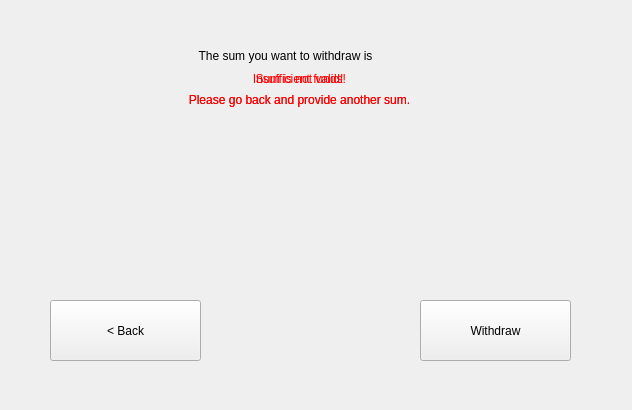
<?xml version="1.0" encoding="UTF-8"?>
<ui version="4.0">
 <class>WithdrawResultOk</class>
 <widget class="QWidget" name="WithdrawResultOk">
  <property name="geometry">
   <rect>
    <x>0</x>
    <y>0</y>
    <width>632</width>
    <height>410</height>
   </rect>
  </property>
  <property name="windowTitle">
   <string>Form</string>
  </property>
  <widget class="QLabel" name="label">
   <property name="geometry">
    <rect>
     <x>140</x>
     <y>40</y>
     <width>291</width>
     <height>31</height>
    </rect>
   </property>
   <property name="text">
    <string>The sum you want to withdraw is</string>
   </property>
   <property name="alignment">
    <set>Qt::AlignCenter</set>
   </property>
  </widget>
  <widget class="QLabel" name="sumLabel">
   <property name="geometry">
    <rect>
     <x>180</x>
     <y>140</y>
     <width>241</width>
     <height>51</height>
    </rect>
   </property>
   <property name="minimumSize">
    <size>
     <width>241</width>
     <height>0</height>
    </size>
   </property>
   <property name="styleSheet">
    <string notr="true">#sumLabel { font-size: 20pt; }</string>
   </property>
   <property name="text">
    <string>&lt;Sum&gt;</string>
   </property>
   <property name="alignment">
    <set>Qt::AlignCenter</set>
   </property>
  </widget>
  <widget class="QPushButton" name="withdrawButton">
   <property name="geometry">
    <rect>
     <x>420</x>
     <y>300</y>
     <width>151</width>
     <height>61</height>
    </rect>
   </property>
   <property name="text">
    <string>Withdraw</string>
   </property>
  </widget>
  <widget class="QPushButton" name="backButton">
   <property name="geometry">
    <rect>
     <x>50</x>
     <y>300</y>
     <width>151</width>
     <height>61</height>
    </rect>
   </property>
   <property name="text">
    <string>&lt; Back</string>
   </property>
  </widget>
  <widget class="QWidget" name="error1Widget" native="true">
   <property name="geometry">
    <rect>
     <x>150</x>
     <y>60</y>
     <width>301</width>
     <height>61</height>
    </rect>
   </property>
   <widget class="QLabel" name="errorLabel1">
    <property name="geometry">
     <rect>
      <x>0</x>
      <y>10</y>
      <width>299</width>
      <height>17</height>
     </rect>
    </property>
    <property name="styleSheet">
     <string notr="true">#errorLabel1 { color: red; }</string>
    </property>
    <property name="text">
     <string>Sum is not valid!</string>
    </property>
    <property name="alignment">
     <set>Qt::AlignCenter</set>
    </property>
   </widget>
   <widget class="QLabel" name="errorLabel2">
    <property name="geometry">
     <rect>
      <x>0</x>
      <y>20</y>
      <width>299</width>
      <height>39</height>
     </rect>
    </property>
    <property name="styleSheet">
     <string notr="true">#errorLabel2 { color: red; }</string>
    </property>
    <property name="text">
     <string>Please go back and provide another sum.</string>
    </property>
    <property name="alignment">
     <set>Qt::AlignCenter</set>
    </property>
   </widget>
  </widget>
  <widget class="QWidget" name="error2Widget" native="true">
   <property name="geometry">
    <rect>
     <x>150</x>
     <y>60</y>
     <width>301</width>
     <height>61</height>
    </rect>
   </property>
   <widget class="QLabel" name="error2Label1">
    <property name="geometry">
     <rect>
      <x>0</x>
      <y>10</y>
      <width>299</width>
      <height>17</height>
     </rect>
    </property>
    <property name="styleSheet">
     <string notr="true">#error2Label1 { color: red; }</string>
    </property>
    <property name="text">
     <string>Insufficient funds!</string>
    </property>
    <property name="alignment">
     <set>Qt::AlignCenter</set>
    </property>
   </widget>
   <widget class="QLabel" name="error2Label2">
    <property name="geometry">
     <rect>
      <x>0</x>
      <y>20</y>
      <width>299</width>
      <height>39</height>
     </rect>
    </property>
    <property name="styleSheet">
     <string notr="true">#error2Label2 { color: red; }</string>
    </property>
    <property name="text">
     <string>Please go back and provide another sum.</string>
    </property>
    <property name="alignment">
     <set>Qt::AlignCenter</set>
    </property>
   </widget>
  </widget>
 </widget>
 <resources/>
 <connections/>
</ui>
